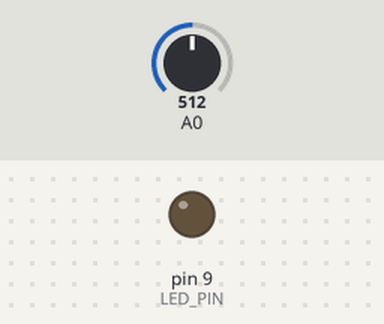
Bench run of a sketch on a simulated Arduino Uno, built with avr-gcc and run on an emulated ATmega328P. Shown: output pins drawn as LEDs (lit = HIGH). The test bench sets the inputs (shaded band); at power-on: A0 = 512.

Above: at 1.3 s.
1.4 s: A0 set to 527
At 2.0 s:
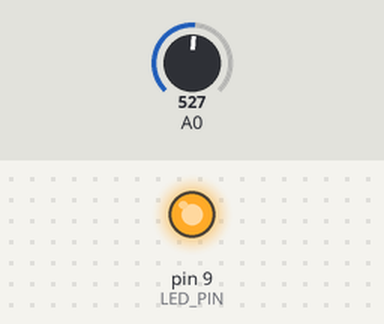
3.0 s: A0 set to 511
At 4.2 s:
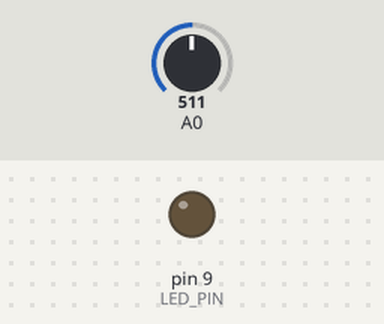
4.5 s: A0 set to 716
At 5.5 s:
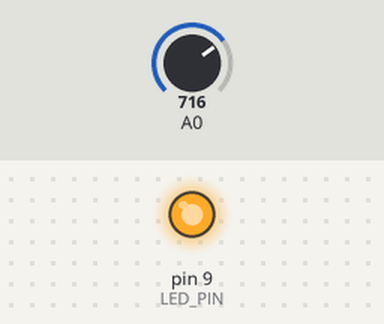
Timing chart, 0 to 7.5 s (numbered marks = the images above; inputs shaded):
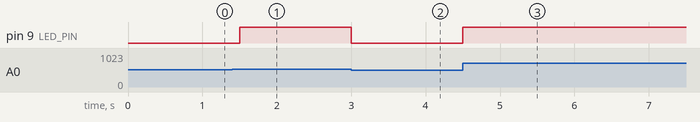

Measured:
- the behaviour switches between 512 and 513 on A0 (found by bisection; images 0 and 1)
- after the input at 1.4 s, pin 9 (LED_PIN): LOW → HIGH after 0.10 s
- after the input at 3.0 s, pin 9 (LED_PIN): HIGH → LOW at once
- after the input at 4.5 s, pin 9 (LED_PIN): LOW → HIGH at once

The sketch:

magnetic-sensor.ino
```cpp
#include <avr/io.h>
#include <util/delay.h>

#define SENSOR_PIN PB0 // Analog pin for the magnetic sensor
#define LED_PIN PB1    // Digital pin for LED indicator

// Function to initialize ADC
void ADC_init() {
    // Set ADC reference voltage to AVcc
    ADMUX |= (1 << REFS0);
    // Set ADC prescaler to 128 (ADC clock frequency = F_CPU / 128)
    ADCSRA |= (1 << ADPS2) | (1 << ADPS1) | (1 << ADPS0);
    // Enable ADC
    ADCSRA |= (1 << ADEN);
}

// Function to read ADC value from specified channel
uint16_t ADC_read(uint8_t channel) {
    // Set ADC channel
    ADMUX = (ADMUX & 0xF0) | (channel & 0x0F);
    // Start ADC conversion
    ADCSRA |= (1 << ADSC);
    // Wait for conversion to complete
    while (ADCSRA & (1 << ADSC));
    // Return ADC result
    return ADC;
}

int main(void) {
    // Initialize ADC
    ADC_init();

    // Set LED pin as output
    DDRB |= (1 << LED_PIN);

    // Main loop
    while (1) {
        // Read analog value from magnetic sensor
        uint16_t sensorValue = ADC_read(SENSOR_PIN);

        // Your threshold for detecting magnetic field
        uint16_t threshold = 512; // Example threshold

        // Compare sensor value with threshold
        if (sensorValue > threshold) {
            // Magnetic field detected, turn on LED
            PORTB |= (1 << LED_PIN);
        } else {
            // No magnetic field detected, turn off LED
            PORTB &= ~(1 << LED_PIN);
        }

        // Delay before next sensor reading
        _delay_ms(500); // Example delay: 500 milliseconds
    }

    return 0;
}
```
